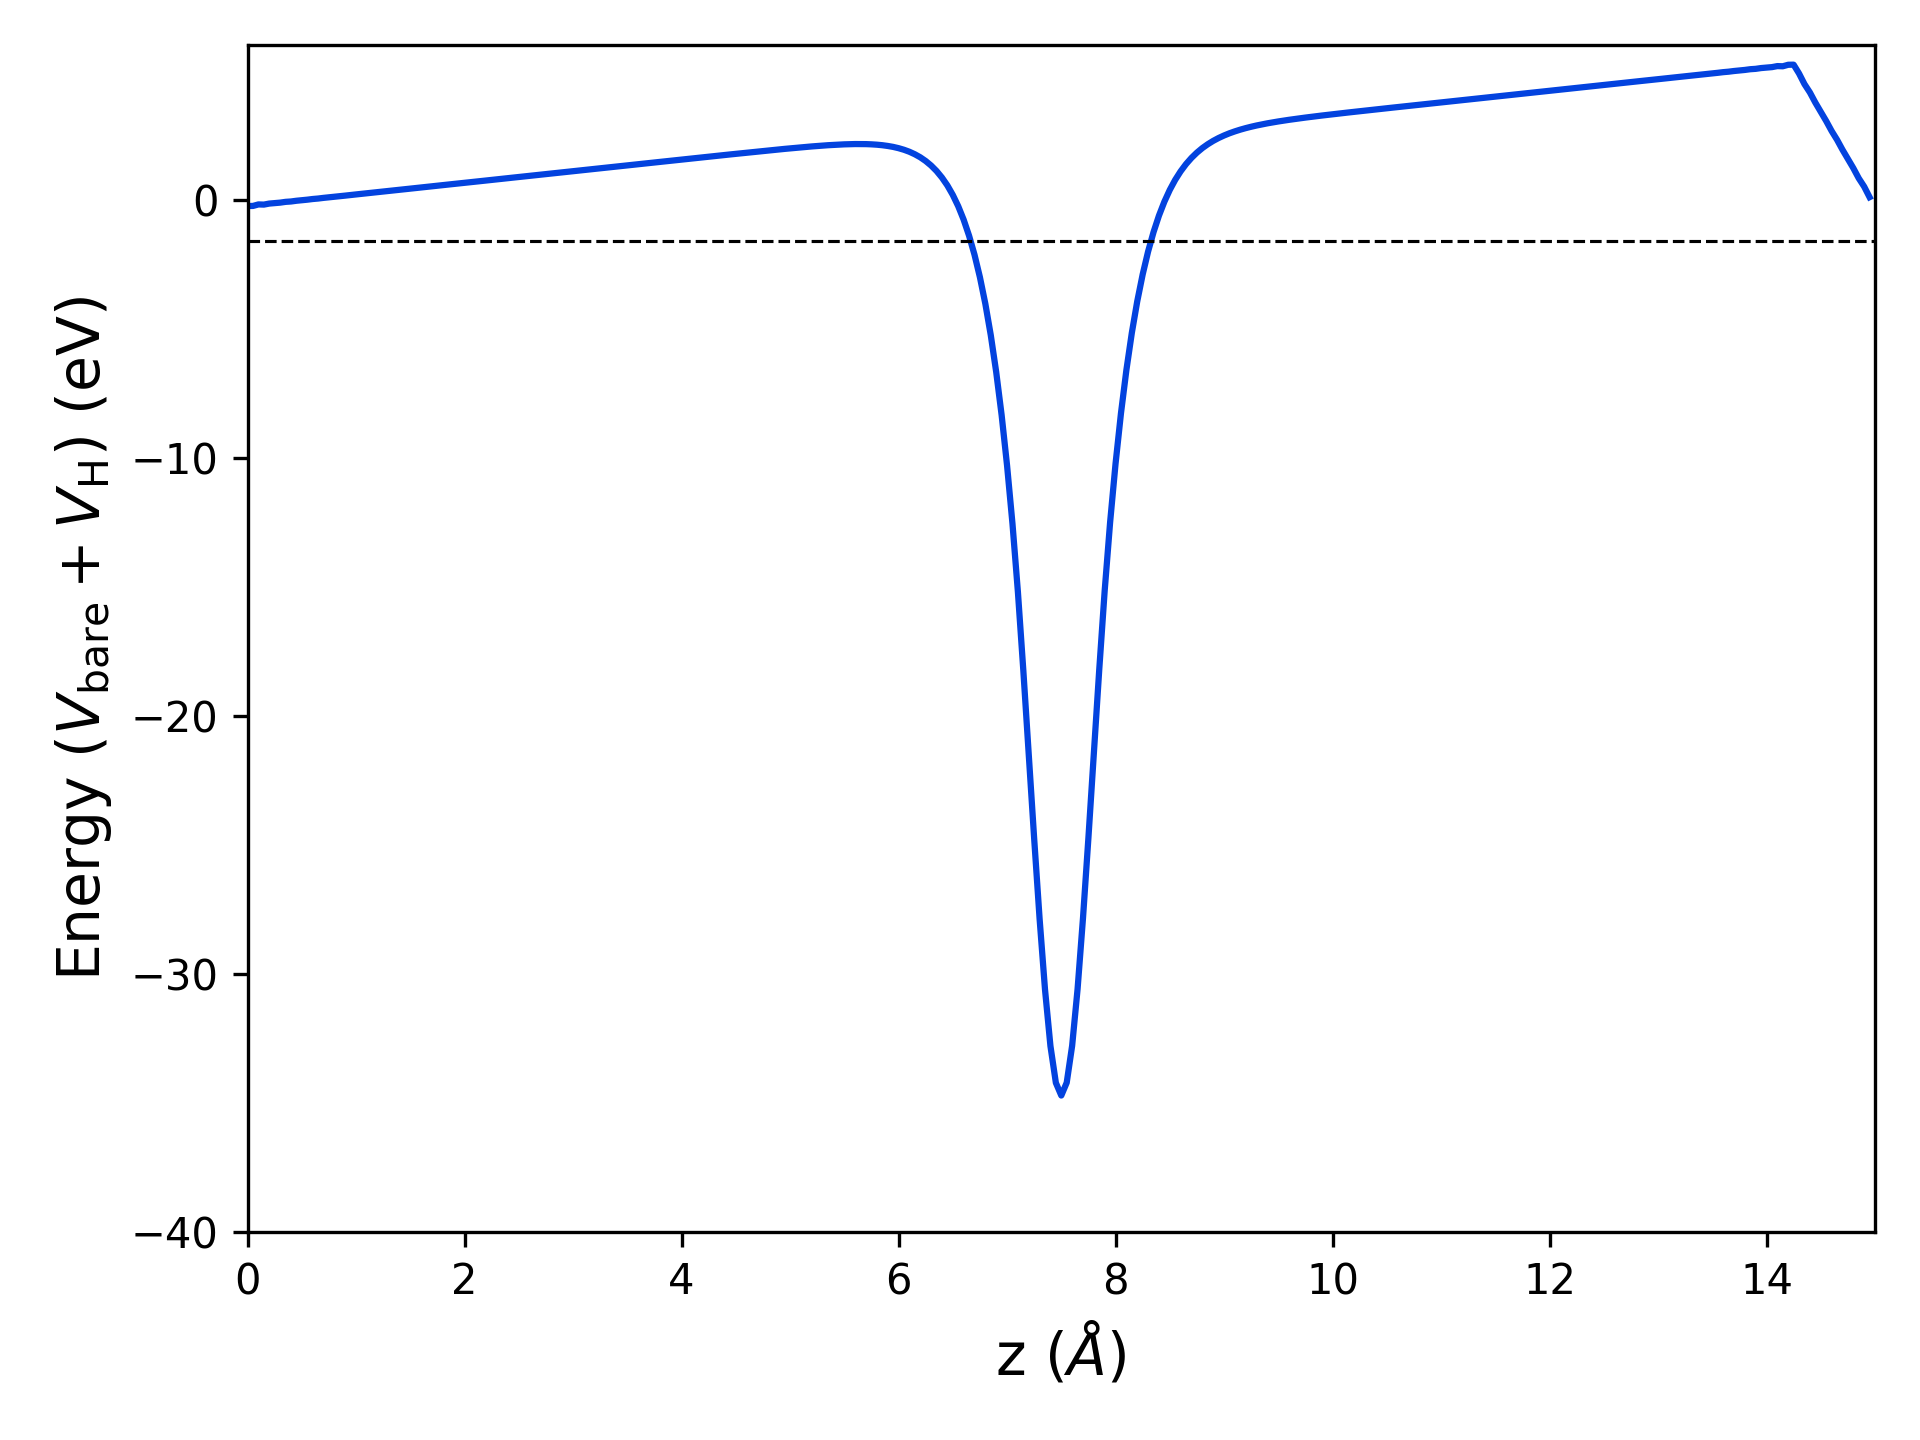

Source code (Python):
import matplotlib.pyplot as plt
import numpy as np

# Load data
z, V = np.loadtxt('avg.dat', usecols=(0,1), unpack=True)

au2a = 0.529177249 # Convert a.u. to Angstrom
ry2ev = 13.605698066 # Convert Ry to eV


plt.plot(z*au2a, V*ry2ev, c='xkcd:blue')

#plt.plot(z*au2a, V, c='xkcd:blue')

# Plot a dashed line at zero
plt.axhline(-1.58292272, linestyle='--', linewidth=0.75, color='xkcd:black')

plt.xlim(0, 15)
plt.ylim(-40, 6)

#plt.ylim(-4, 4)

plt.xlabel('z ($\\AA$)', fontsize=14)
plt.ylabel(r'Energy ($V_{\mathrm{bare}} + V_{\mathrm{H}}$) (eV)', fontsize=14)

#plt.ylabel(r'Energy ($V_{\mathrm{bare}} + V_{\mathrm{H}}$) (Ry)', fontsize=14)

plt.tight_layout()
plt.savefig('potential.png', dpi=300)
